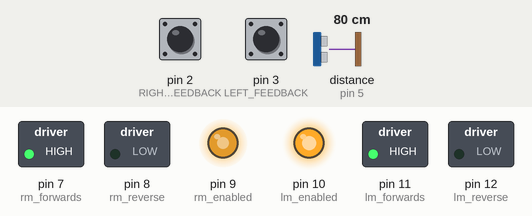
Simulated run of this sketch. Board: Arduino Uno, built with avr-gcc and run on an emulated ATmega328P. Shown: switched loads named in the sketch (green lamp = pin HIGH), output pins drawn as LEDs (lit = HIGH). Dashed ring = blinking. The test bench sets the inputs (shaded band); at power-on: distance to the obstacle (sensor on pin 5) 80 cm, pin 2 (RIGHT_FEEDBACK) LOW, pin 3 (LEFT_FEEDBACK) LOW. The echo pulse lasts 58.3 µs per cm.

Above: at 1.2 s.
1.3 s: distance to the obstacle (sensor on pin 5) set to 22 cm
2.8 s: distance to the obstacle (sensor on pin 5) set to 18 cm
At 3.4 s:
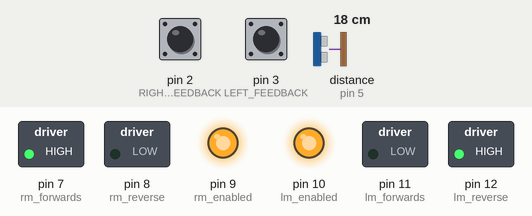
5.8 s: pin 2 (RIGHT_FEEDBACK) pulled HIGH for 0.15 s
At 6.4 s:
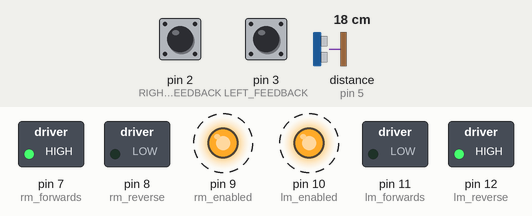
8.8 s: pin 3 (LEFT_FEEDBACK) pulled HIGH for 0.15 s
At 9.8 s:
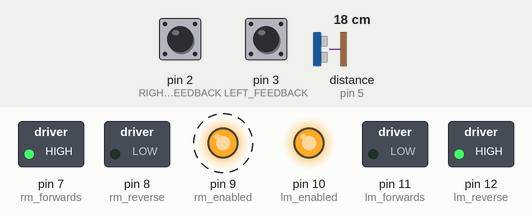
11.9 s: pin 3 (LEFT_FEEDBACK) pulled HIGH for 1 s
14.9 s: pin 2 (RIGHT_FEEDBACK) pulled HIGH for 1 s
Timing chart, 0 to 18.9 s (numbered marks = the images above; inputs shaded):
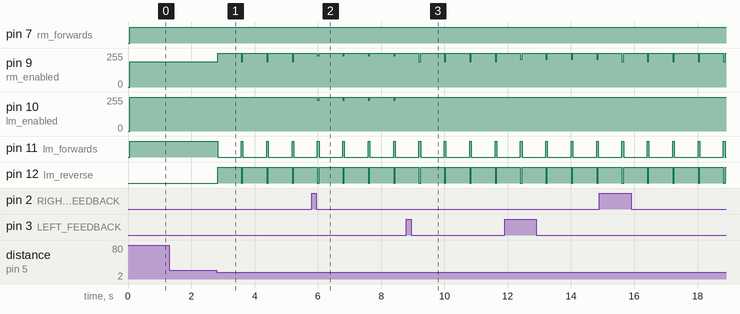

The sketch:

story11.ino
```cpp
#include <NewPing.h>

int rm_enabled = 9;//ENB
int lm_enabled = 10;//ENA
int rm_reverse = 8; //IN3
int lm_forwards = 11;//IN2
int rm_forwards = 7; //IN4
int lm_reverse = 12; //IN1

const int RIGHT_FEEDBACK = 2;
const int LEFT_FEEDBACK = 3;

volatile int leftcounter = 0;
volatile int rightcounter = 0;

#define TRIGGER_PIN  4  // Arduino pin tied to trigger pin on the ultrasonic sensor.
#define ECHO_PIN     5  // Arduino pin tied to echo pin on the ultrasonic sensor.
#define MAX_DISTANCE 100 // Maximum distance we want to ping for (in centimeters). Maximum sensor distance is rated at 400-500cm.

NewPing sonar(TRIGGER_PIN, ECHO_PIN, MAX_DISTANCE); // NewPing setup of pins and maximum distance.

void setup() {
  Serial.begin(115200);

  pinMode(rm_enabled, OUTPUT);
  pinMode(lm_enabled, OUTPUT);

  pinMode(rm_reverse, OUTPUT);
  pinMode(lm_forwards, OUTPUT);

  pinMode(rm_forwards, OUTPUT);
  pinMode(lm_reverse, OUTPUT);

  attachInterrupt(digitalPinToInterrupt(LEFT_FEEDBACK), LeftMotorISR, RISING);
  attachInterrupt(digitalPinToInterrupt(RIGHT_FEEDBACK), RightMotorISR, RISING);


  sonar.ping_cm();
  delay(50);


}

void turn_90_right(int D) {
  set_speed(255, -255);
  delay(D);
  set_speed(0, 0);
}

void turn_90_left(int D) {
  set_speed(-255, 255);
  delay(D);
  set_speed(0, 0);
}

void set_speed(int l_speed, int r_speed){
  if(l_speed < 0) {
    analogWrite(lm_enabled, -l_speed);
    digitalWrite(lm_forwards, LOW);
    digitalWrite(lm_reverse, HIGH);
  } else {
    analogWrite(lm_enabled, l_speed);
    digitalWrite(lm_reverse, LOW);
    digitalWrite(lm_forwards, HIGH);
  }

  if(r_speed < 0) {
    analogWrite(rm_enabled, -r_speed);
    digitalWrite(rm_forwards, LOW);
    digitalWrite(rm_reverse, HIGH);
  } else {
    analogWrite(rm_enabled, r_speed);
    digitalWrite(rm_reverse, LOW);
    digitalWrite(rm_forwards, HIGH);
  }
}

int get_dist() {
  return (rightcounter + leftcounter) / 2;
}


void loop() {
  const int turn_offset = 20;

  if(leftcounter== rightcounter){
    set_speed(255,210 - turn_offset);
  }
  if(leftcounter > rightcounter){
    set_speed(255,230 - turn_offset);
  }
  if(leftcounter < rightcounter){
    set_speed(230,255 - turn_offset);
  }

  delay(50);

  int dist = sonar.ping_cm();

  if(dist < 20 && dist > 5) {
    set_speed(0, 0);
    turn_90_left(750);
  }
}

void LeftMotorISR() {
  leftcounter++;
}

void RightMotorISR(){
  rightcounter++;
}
```

Measured:
- the behaviour switches between 20 and 19 cm on distance to the obstacle (sensor on pin 5) (found by bisection; images 0 and 1)
- after the input at 1.3 s, every drawn part: stays the same
- after the input at 2.8 s, pin 9 (rm_enabled): 190/255 → 255/255 at once; pin 11 (lm_forwards): alternates HIGH for 0.05 s and LOW for 0.75 s, starting at once; pin 12 (lm_reverse): alternates HIGH for 0.75 s and LOW for 0.05 s, starting at once
- after the input at 5.8 s, pin 10 (lm_enabled): alternates 255/255 for 0.75 s and 230/255 for 0.05 s, starting after 0.19 s
- after the input at 8.8 s, pin 10 (lm_enabled): stops changing and stays 255/255
